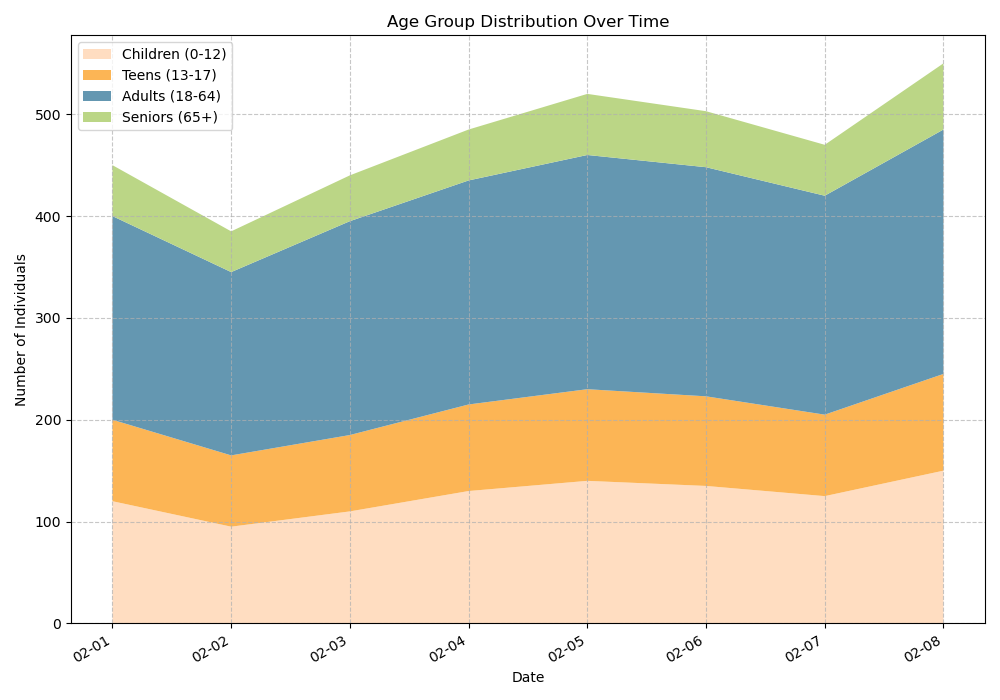

Recreate this plot in Python.

import matplotlib.pyplot as plt
import pandas as pd
from matplotlib.dates import DateFormatter

# Input data
data = [
    {'Date': '2023-02-01', 'Children (0-12)': 120, 'Teens (13-17)': 80, 'Adults (18-64)': 200, 'Seniors (65+)': 50},
    {'Date': '2023-02-02', 'Children (0-12)': 95, 'Teens (13-17)': 70, 'Adults (18-64)': 180, 'Seniors (65+)': 40},
    {'Date': '2023-02-03', 'Children (0-12)': 110, 'Teens (13-17)': 75, 'Adults (18-64)': 210, 'Seniors (65+)': 45},
    {'Date': '2023-02-04', 'Children (0-12)': 130, 'Teens (13-17)': 85, 'Adults (18-64)': 220, 'Seniors (65+)': 50},
    {'Date': '2023-02-05', 'Children (0-12)': 140, 'Teens (13-17)': 90, 'Adults (18-64)': 230, 'Seniors (65+)': 60},
    {'Date': '2023-02-06', 'Children (0-12)': 135, 'Teens (13-17)': 88, 'Adults (18-64)': 225, 'Seniors (65+)': 55},
    {'Date': '2023-02-07', 'Children (0-12)': 125, 'Teens (13-17)': 80, 'Adults (18-64)': 215, 'Seniors (65+)': 50},
    {'Date': '2023-02-08', 'Children (0-12)': 150, 'Teens (13-17)': 95, 'Adults (18-64)': 240, 'Seniors (65+)': 65}
]

# Create DataFrame
df = pd.DataFrame(data)

# Convert 'Date' column to datetime
df['Date'] = pd.to_datetime(df['Date'])

# Sort DataFrame by date (just in case the data is not in order)
df.sort_values('Date', inplace=True)

# Prepare data for the stacked plot
dates = df['Date']
children = df['Children (0-12)']
teens = df['Teens (13-17)']
adults = df['Adults (18-64)']
seniors = df['Seniors (65+)']

# Create the stacked area chart
plt.figure(figsize=(10, 7))
plt.stackplot(dates, children, teens, adults, seniors, 
              labels=['Children (0-12)', 'Teens (13-17)', 'Adults (18-64)', 'Seniors (65+)'], 
              colors=['#FFDDC1', '#FCB555', '#6497B1', '#BBD686'])

# Customize the format of the dates in the x-axis
date_form = DateFormatter("%m-%d")
plt.gca().xaxis.set_major_formatter(date_form)

# Adding the title and labels for the axes
plt.title('Age Group Distribution Over Time')
plt.xlabel('Date')
plt.ylabel('Number of Individuals')

# Add a legend to identify which colors represent which age group
plt.legend(loc='upper left')

# Additional style customization
plt.grid(True, linestyle='--', alpha=0.7)

# Rotate and align the tick labels so they look better
plt.gcf().autofmt_xdate()

# Display the plot
plt.tight_layout()
plt.show()
